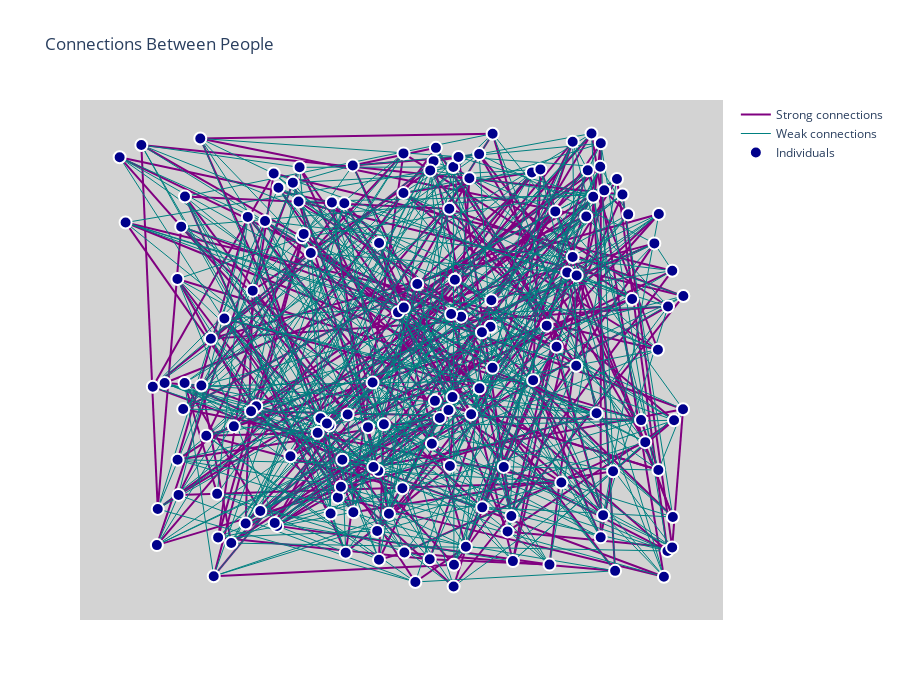

Notebook source saved alongside this figure:
### Code cell
def compute_layout(G):
    """uses networkX's random layout to generate locations for our nodes"""
    #return nx.circular_layout(G,center=(0,0),dim=2)
    return nx.random_layout(G,center=(0,0),dim=2)

sim2 = Simulator(150)
sim2.perform_single_simulation()

# Build the graph
G = build_population_graph(sim2.individuals)

# Compute layout
pos = compute_layout(G)

# Display
plot_graph_plotly(G, pos)

### Figure 1 — Plotly figure (JSON) as saved in the notebook; plotly's stock layout.template omitted (floating-point values rounded to 4 significant figures; data arrays with more than 128 entries replaced by an {"elided": "..."} marker saying what was removed)
{"data": [{"line": {"color": "purple", "width": 2}, "marker": {"line": {"color": "White", "width": 2}, "size": 12}, "mode": "lines", "name": "Strong connections", "type": "scatter", "x": {"elided": "642 float values"}, "y": {"elided": "642 float values"}}, {"line": {"color": "teal", "width": 1}, "marker": {"line": {"color": "White", "width": 2}, "size": 12}, "mode": "lines", "name": "Weak connections", "type": "scatter", "x": {"elided": "1089 float values"}, "y": {"elided": "1089 float values"}}, {"marker": {"color": "darkblue", "line": {"color": "White", "width": 2}, "size": 12}, "mode": "markers", "name": "Individuals", "type": "scatter", "x": {"elided": "150 float values"}, "y": {"elided": "150 float values"}}], "layout": {"height": 700, "hovermode": "closest", "plot_bgcolor": "lightgray", "showlegend": true, "title": {"text": "Connections Between People"}, "width": 900, "xaxis": {"showgrid": false, "showticklabels": false, "zeroline": false}, "yaxis": {"showgrid": false, "showticklabels": false, "zeroline": false}}}
